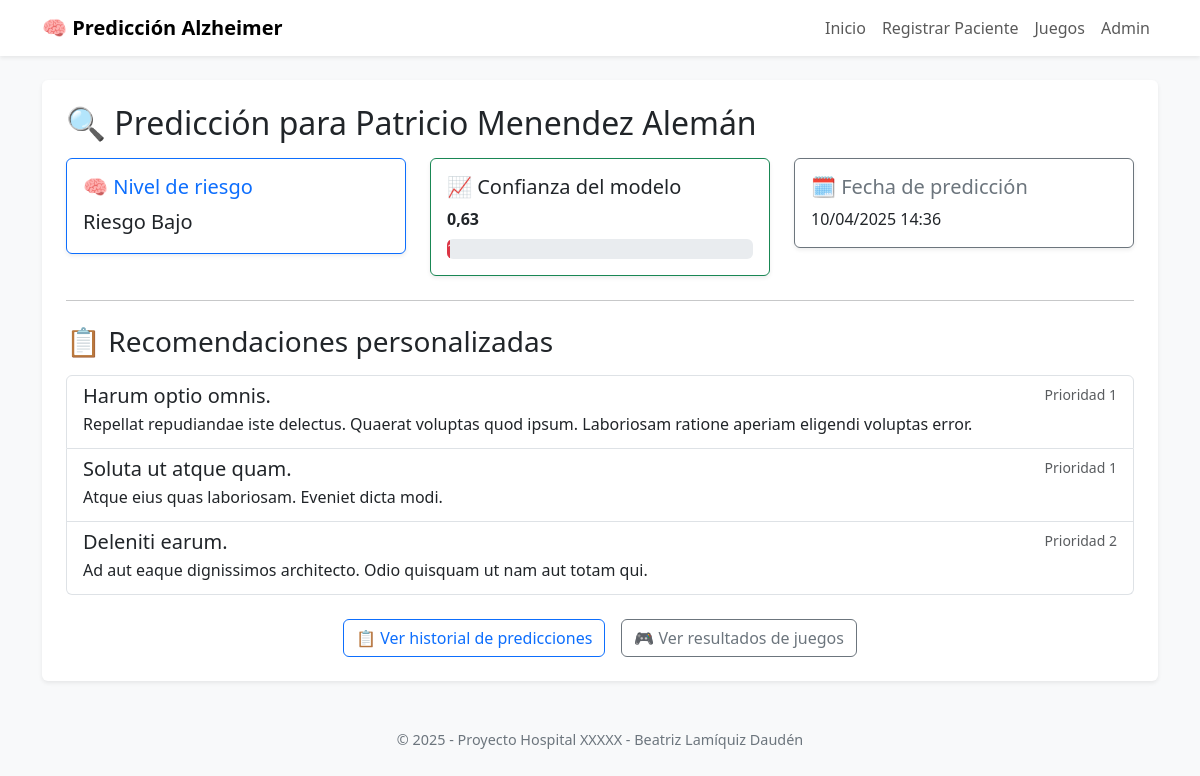
Page /predictions/resultado/10/ on the committed database.
### prediction/models.py (models this page shows, shortened)
class Prediction(models.Model):
    RISK_LEVEL_CHOICES = [
        ('bajo', 'Riesgo Bajo'),
        ('medio', 'Riesgo Medio'),
        ('alto', 'Riesgo Alto'),
    ]
    patient = models.ForeignKey(Patient, on_delete=models.CASCADE, related_name='predictions')
    risk_level = models.CharField(max_length=10, choices=RISK_LEVEL_CHOICES, verbose_name="Nivel de riesgo")
    confidence_score = models.FloatField(
        verbose_name="Puntuación de confianza",
        validators=[MinValueValidator(0), MaxValueValidator(1)]
    )
    date_predicted = models.DateTimeField(auto_now_add=True)

class Recommendation(models.Model):
    prediction = models.ForeignKey(Prediction, on_delete=models.CASCADE, related_name='recommendations')
    title = models.CharField(max_length=100, verbose_name="Título")
    description = models.TextField(verbose_name="Descripción")
    priority = models.IntegerField(
        validators=[MinValueValidator(1), MaxValueValidator(3)],
        verbose_name="Prioridad"
    )

### patients/models.py (models this page shows, shortened)
class Patient(models.Model):
    GENDER_CHOICES = [
        ('M', 'Masculino'),
        ('F', 'Femenino'),
        ('O', 'Otro'),
    ]
    EDUCATION_CHOICES = [
        ('primaria', 'Educación Primaria'),
        ('secundaria', 'Educación Secundaria'),
        ('universidad', 'Educación Universitaria'),
        ('postgrado', 'Postgrado'),
    ]
    id_patient = models.CharField(max_length=20, primary_key=True, verbose_name="ID Paciente (DNI/TIS)")
    name = models.CharField(max_length=100, verbose_name="Nombre completo")
    age = models.IntegerField(validators=[MinValueValidator(0), MaxValueValidator(120)], verbose_name="Edad")
    gender = models.CharField(max_length=1, choices=GENDER_CHOICES, verbose_name="Sexo")
    education_level = models.CharField(max_length=20, choices=EDUCATION_CHOICES, verbose_name="Nivel educativo")
    occupation = models.CharField(max_length=100, blank=True, null=True, verbose_name="Ocupación")
    created_at = models.DateTimeField(auto_now_add=True)
    updated_at = models.DateTimeField(auto_now=True)

### prediction/views.py (the view)
# urls.py: path('resultado/<int:pk>/', views.prediction_result, name='prediction_result'),  # Detalle de predicción
def prediction_result(request, pk):
    prediction = get_object_or_404(Prediction, pk=pk)
    return render(request, 'prediction/prediction_result.html', {'prediction': prediction})

### templates/prediction/prediction_result.html (shortened to what this page needs)
{% extends 'base.html' %}
{% block content %}
  <div class="mb-4">
    <h2 class="mb-3">🔍 Predicción para {{ prediction.patient.name }}</h2>
    <div class="row mb-3">
      <div class="col-md-4">
        <div class="card border-primary shadow-sm">
          <div class="card-body">
            <h5 class="card-title text-primary">🧠 Nivel de riesgo</h5>
            <p class="card-text fs-5">{{ prediction.get_risk_level_display }}</p>
          </div>
        </div>
      </div>
      <div class="col-md-4">
        <div class="card border-success shadow-sm">
          <div class="card-body">
            <h5 class="card-title">📈 Confianza del modelo</h5>
            <p class="card-text mb-2"><strong>{{ prediction.confidence_score|floatformat:2 }}</strong></p>
            {% with confianza=prediction.confidence_score|floatformat:0 %}
              <div class="progress" style="height: 20px;">
                <div class="progress-bar
                  {% if confianza|add:'0' >= 85 %}
                    bg-success
                  {% elif confianza|add:'0' >= 60 %}
                    bg-warning text-dark
                  {% else %}
                    bg-danger
                  {% endif %}"
                  role="progressbar"
                  style="width: {{ confianza }}%;"
                  aria-valuenow="{{ confianza }}" aria-valuemin="0" aria-valuemax="100">
                </div>
              </div>
            {% endwith %}
          </div>
        </div>
      </div>
      <div class="col-md-4">
        <div class="card border-secondary shadow-sm">
          <div class="card-body">
            <h5 class="card-title text-secondary">🗓️ Fecha de predicción</h5>
            <p class="card-text">{{ prediction.date_predicted|date:"d/m/Y H:i" }}</p>
          </div>
        </div>
      </div>
    </div>
  </div>
  <hr class="my-4">
  <h3 class="mb-3">📋 Recomendaciones personalizadas</h3>
  {% if prediction.recommendations.all %}
    <div class="list-group">
      {% for rec in prediction.recommendations.all %}
        <div class="list-group-item list-group-item-action flex-column align-items-start">
          <div class="d-flex w-100 justify-content-between">
            <h5 class="mb-1">{{ rec.title }}</h5>
            <small class="text-muted">Prioridad {{ rec.priority }}</small>
          </div>
          <p class="mb-1">{{ rec.description }}</p>
        </div>
      {% endfor %}
    </div>
  {% else %}
    <div class="alert alert-warning">
      No hay recomendaciones disponibles aún.
    </div>
  {% endif %}
  <div class="mt-4 d-flex justify-content-center gap-3">
    <a href="{% url 'patients:patient_predictions' prediction.patient.id_patient %}" class="btn btn-outline-primary">
      📋 Ver historial de predicciones
    </a>
    <a href="{% url 'patients:patient_game_results' prediction.patient.id_patient %}" class="btn btn-outline-secondary">
      🎮 Ver resultados de juegos
    </a>
  </div>
{% endblock %}

### templates/base.html (style rules this page uses)
body { background-color: #f8f9fa; }

### rows in the picture
Prediction: patient.name "Patricio Menendez Alemán", risk_level "Riesgo Bajo", confidence_score "0,63", date_predicted "10/04/2025 14:36"
Recommendation: title "Harum optio omnis.", priority "1", description "Repellat repudiandae iste delectus. Quaerat voluptas quod ipsum. Laboriosam ratione aperiam eligendi voluptas error."
Recommendation: title "Soluta ut atque quam.", priority "1", description "Atque eius quas laboriosam. Eveniet dicta modi."
Recommendation: title "Deleniti earum.", priority "2", description "Ad aut eaque dignissimos architecto. Odio quisquam ut nam aut totam qui."
